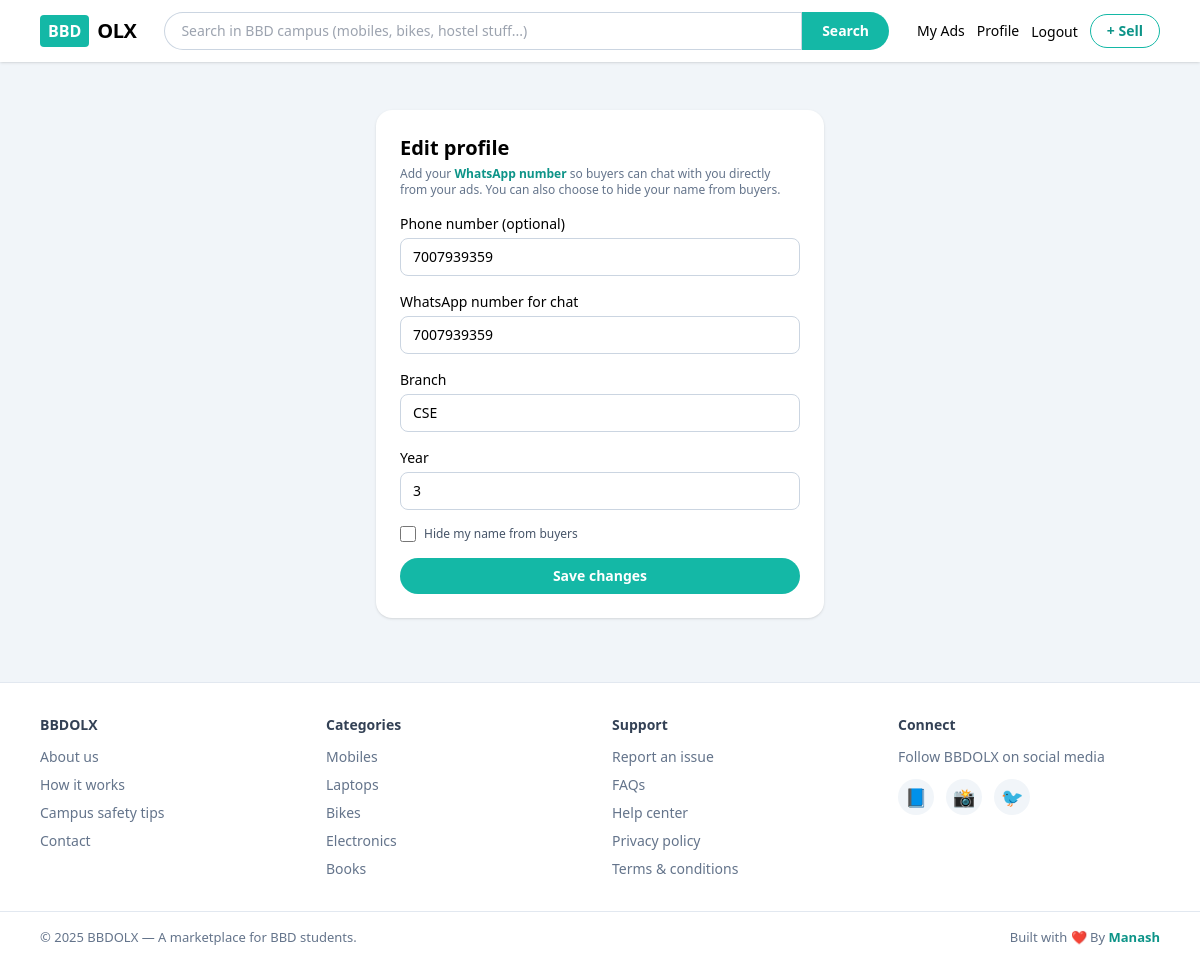
The app's page /profile/ (signed in) with its own data.
### market/models.py (models this page shows, shortened)
class Profile(models.Model):
    user = models.OneToOneField(User, on_delete=models.CASCADE)
    phone = models.CharField(max_length=15, blank=True)
    whatsapp = models.CharField(max_length=15, blank=True)   # ✅ new field
    branch = models.CharField(max_length=100, blank=True)
    year = models.CharField(max_length=10, blank=True)
    hide_name = models.BooleanField(default=False)   # 👈 NEW FIELD

### market/views.py (the view)
# urls.py: path('profile/', views.edit_profile, name='edit_profile'),
@login_required
def edit_profile(request):
    profile, created = Profile.objects.get_or_create(user=request.user)
    if request.method == "POST":
        form = ProfileForm(request.POST, instance=profile)
        if form.is_valid():
            form.save()
            messages.success(request, "Profile updated successfully.")
            return redirect("edit_profile")
    else:
        form = ProfileForm(instance=profile)
    return render(request, "market/edit_profile.html", {"form": form})

### market/forms.py
class ProfileForm(forms.ModelForm):
    class Meta:
        model = Profile
        fields = ['phone', 'whatsapp', 'branch', 'year', 'hide_name']
        labels = {
            'phone': 'Phone number (optional)',
            'whatsapp': 'WhatsApp number for chat',
            'branch': 'Branch',
            'year': 'Year',
            'hide_name': 'Hide my name from buyers',
        }
        widgets = {
            'phone': forms.TextInput(attrs={
                'placeholder': 'e.g. 9876543210'
            }),
            'whatsapp': forms.TextInput(attrs={
                'placeholder': 'WhatsApp number used for chat'
            }),
            'branch': forms.TextInput(attrs={
                'placeholder': 'e.g. CSE, ECE, BBA...'
            }),
            'year': forms.TextInput(attrs={
                'placeholder': 'e.g. 1st, 2nd, 3rd, Final'
            }),
            'hide_name': forms.CheckboxInput(attrs={
                'class': 'h-4 w-4 text-teal-600'
            }),
        }

### market/context_processors.py (called while the page is built)
def notifications_processor(request):
    if request.user.is_authenticated:
        return {
            "unread_notifications": Notification.objects.filter(
                user=request.user, is_read=False
            )
        }
    return {"unread_notifications": []}

### market/templates/market/edit_profile.html (shortened to what this page needs)
{% extends "market/base.html" %}
{% block content %}
<div class="max-w-md mx-auto bg-white rounded-2xl shadow p-6 mt-6 card-animate">
  <h1 class="text-xl font-semibold mb-1">Edit profile</h1>
  <p class="text-xs text-slate-500 mb-4">
    Add your <span class="font-semibold text-teal-600">WhatsApp number</span> so buyers can chat with you
    directly from your ads. You can also choose to hide your name from buyers.
  </p>
  <form method="post" class="space-y-4">
    {% for field in form %}
      <div class="text-sm {% if field.name == 'hide_name' %}flex items-center gap-2{% endif %}">
        {% if field.name != 'hide_name' %}
          <label class="block mb-1 font-medium">{{ field.label }}</label>
        {% endif %}
        {{ field }}
        {% if field.name == 'hide_name' %}
          <span class="text-xs text-slate-600">{{ field.label }}</span>
        {% endif %}
      </div>
    {% endfor %}
    <button
      class="w-full mt-2 bg-teal-500 text-white py-2 rounded-full text-sm font-semibold hover:bg-teal-600 transition-all">
      Save changes
    </button>
  </form>
</div>
{% endblock %}

### market/templates/market/base.html (style rules this page uses)
.card-animate { animation: cardIn .35s ease-out; }

### records on screen
Profile: form "7007939359" "7007939359" "CSE" "3"

### other values on screen
{{ field.label }} "Phone number (optional)" "WhatsApp number for chat" "Branch" "Year"
{{ field.label }} "Hide my name from buyers"
